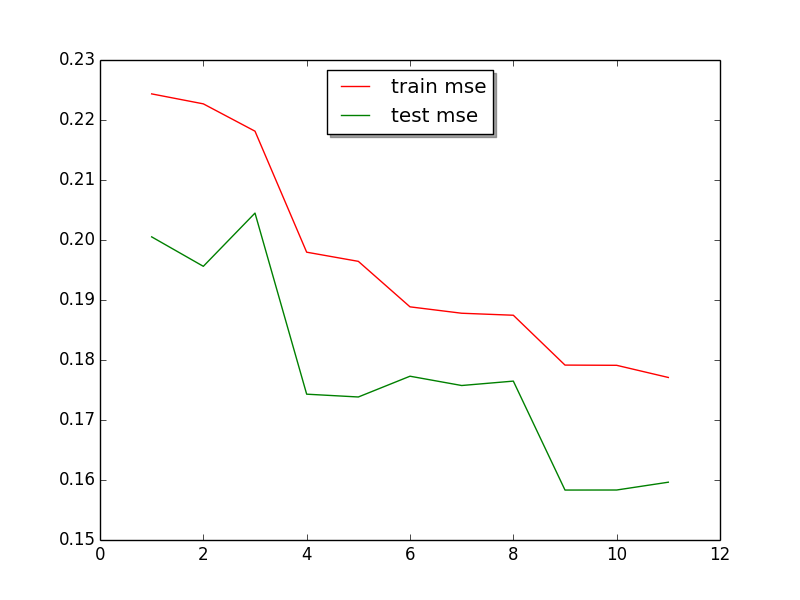

This figure's Python source:
import numpy
import urllib
import scipy.optimize
import random
from sklearn.decomposition import PCA
from collections import defaultdict
import matplotlib.pyplot as plt


### PCA on wine reviews ###

def parseData(fname):
  for l in urllib.urlopen(fname):
    yield eval(l)

print "Reading data..."
dataFile = open("winequality-white.csv")
header = dataFile.readline()
fields = ["constant"] + header.strip().replace('"','').split(';')
featureNames = fields[:-1]
labelName = fields[-1]
lines = [[] + [float(x) for x in l.split(';')] for l in dataFile]
X = [l[:-1] for l in lines]
y = [l[-1] > 5 for l in lines]
print "done"

X_train = X[:int(len(X)/3)]
y_train = y[:int(len(y)/3)]
X_validate = X[int(len(X)/3):int(2*len(X)/3)]
y_validate = y[int(len(y)/3):int(2*len(y)/3)]
X_test = X[int(2*len(X)/3):]
y_test = y[int(2*len(X)/3):]

train_mse = []
test_mse = []
dimension = []

def feature(datum, dimen):
  feat = [1]
  for i in range(0, dimen):
      feat.append(datum[i])
  return feat

def mean_squared_error(a, b):
    c = numpy.subtract(a, b)
    c = c ** 2
    return numpy.sum(c) / len(c)

for i in range(1, 12):
    #determine pca
    pca = PCA(n_components=i)
    pca.fit(X_train)

    #apply demensionality reduction
    X_train_reduced = pca.transform(X_train)
    X_test_reduced = pca.transform(X_test)

    #compute theta for regressor
    X = [feature(d, i) for d in X_train_reduced]
    y = [d for d in y_train]
    X = numpy.matrix(X)
    y = numpy.matrix(y)
    thetas = numpy.linalg.inv(X.T * X) * X.T * y.T

    #compute mse on training data
    predicted = X * thetas
    predicted = predicted.T
    dimension.append(i)
    train_mse.append(mean_squared_error(predicted.A1, y.A1))

    #compute mse on test data
    X = [feature(d, i) for d in X_test_reduced]
    y = [d for d in y_test]
    X = numpy.matrix(X)
    y = numpy.matrix(y)
    predicted = X * thetas
    predicted = predicted.T
    test_mse.append(mean_squared_error(predicted.A1, y.A1))

fig, ax = plt.subplots()
ax.plot(dimension, train_mse, 'r', label='train mse')
ax.plot(dimension, test_mse, 'g', label='test mse')
legend = ax.legend(loc='upper center', shadow=True)
plt.show()
